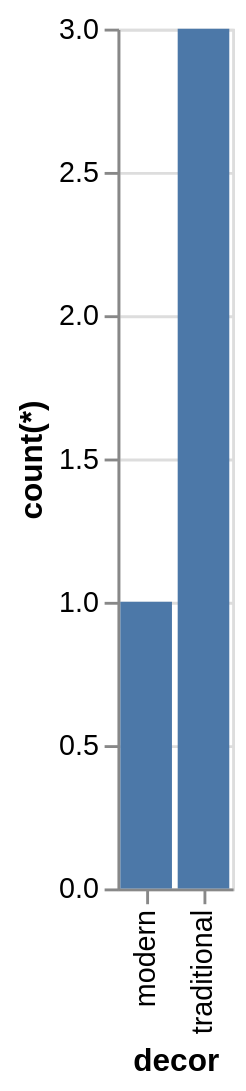

Write a Vega-Lite specification for this figure.
### Vega-Lite specification from a JSON file in a GitHub repository (floating-point values rounded to 4 significant figures)
{"data": {"values": [{"x_data": "modern", "y_data": 1}, {"x_data": "traditional", "y_data": 3}]}, "mark": "bar", "encoding": {"x": {"field": "x_data", "type": "nominal", "title": "decor", "sort": "ascending"}, "y": {"field": "y_data", "type": "quantitative", "title": "count(*)"}}}
